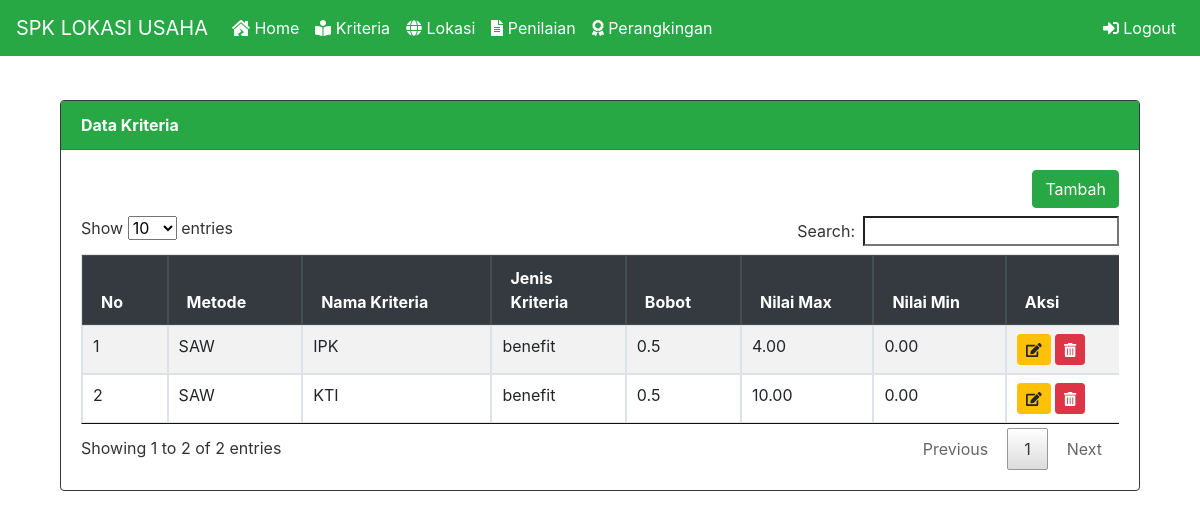
Page /index.php?page=kriteria (signed in) on the committed database.
### tables this page shows
CREATE TABLE `kriteria` (
  `idk` tinyint(4) NOT NULL,
  `metode` enum('SAW','ARAS') NOT NULL,
  `nama_k` varchar(100) NOT NULL,
  `jenis_k` set('benefit','cost') DEFAULT NULL,
  `bobot` float NOT NULL,
  `nilai_min` decimal(10,2) NOT NULL,
  `nilai_max` decimal(10,2) NOT NULL
);

### admin/tampil_kriteria.php (the view, shortened to what this page needs)
<div class="container mt-5">
    <div class="card border-dark">
        <div class="card-header bg-success text-white">
            <strong>Data Kriteria</strong>
        </div>
        <div class="card-body">
            <div class="d-flex justify-content-end mb-2">
                <a class="btn btn-success" href="?page=kriteria&action=tambah">Tambah</a>
            </div>
            <div class="table-responsive">
                <table class="table table-bordered table-striped" id="myTable">
                    <thead class="thead-dark">
                        <tr>
                            <th width="50px">No</th>
                            <th width="100px">Metode</th>
                            <th width="160px">Nama Kriteria</th>
                            <th width="100px">Jenis Kriteria</th>
                            <th width="80px">Bobot</th>
                            <th width="100px">Nilai Max</th>
                            <th width="100px">Nilai Min</th>
                            <th width="80px">Aksi</th>
                        </tr>
                    </thead>
                    <tbody>
                        <?php
                        $i = 1;
                        $sql = "SELECT * FROM kriteria ORDER BY idk ASC";
                        $result = $conn->query($sql);
                        while ($row = $result->fetch_assoc()) {
                        ?>
                            <tr>
                                <td><?php echo $i++; ?></td>
                                <td><?php echo htmlspecialchars($row['metode']); ?></td>
                                <td><?php echo htmlspecialchars($row['nama_k']); ?></td>
                                <td><?php echo htmlspecialchars($row['jenis_k']); ?></td>
                                <td><?php echo htmlspecialchars($row['bobot']); ?></td>
                                <td><?php echo htmlspecialchars($row['nilai_max']); ?></td>
                                <td><?php echo htmlspecialchars($row['nilai_min']); ?></td>
                                <td>
                                    <a class="btn btn-warning btn-sm" href="?page=kriteria&action=update&idk=<?php echo $row['idk']; ?>">
                                        <span class="fas fa-edit"></span>
                                    </a>
                                    <a onclick="return confirm('Yakin Ingin Menghapus Data ini?')" class="btn btn-danger btn-sm" href="?page=kriteria&action=hapus&idk=<?php echo $row['idk']; ?>">
                                        <span class="fas fa-trash-alt"></span>
                                    </a>
                                </td>
                            </tr>
                        <?php
                        }
                        ?>
                    </tbody>
                </table>
            </div>
        </div>
    </div>
</div>

### assets/css/all.css (style rules this page uses)
.fa-edit:before { content:"\f044" }
.fa-trash-alt:before { content:"\f2ed" }

### rows in the picture
kriteria: metode "SAW", nama_k "IPK", jenis_k "benefit", bobot "0.5", nilai_max "4.00", nilai_min "0.00"
kriteria: metode "SAW", nama_k "KTI", jenis_k "benefit", bobot "0.5", nilai_max "10.00", nilai_min "0.00"
